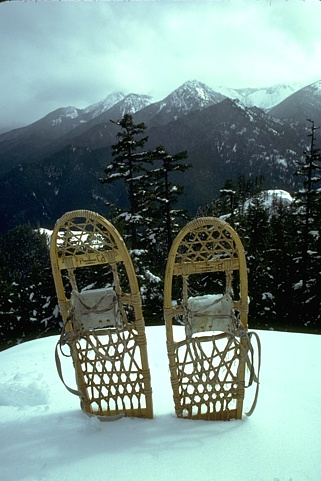
%> input picture lab4_segmentation/images/2018.jpg, 321 x 481 px
$ octave untitled3.m   (GNU Octave 9; MATLAB toolbox functions it lacks are replaced by stand-ins)
%> lines starting %> are read from the running program, lines starting %| are printed output that depends on the picture; in (x1, y1, x2, y2) boxes, pixels count from 0 and x2, y2 are one past the last pixel; in counts of white or black regions, pixels touching at a corner belong together; the program's own positions count from 1
%> further down, im is the input picture: size 481x321x3 uint8; mean R, G, B 116.7, 137.9, 133.6
### lab4_segmentation/images/rgb2lab.m
function [L,a,b] = rgb2lab(R,G,B)
% function [L, a, b] = RGB2Lab(R, G, B)
% RGB2Lab takes matrices corresponding to Red, Green, and Blue, and
% transforms them into CIELab. This transform is based on ITU-R
% Recommendation BT.709 using the D65 white point reference.
% The error in transforming RGB -> Lab -> RGB is approximately
% 10^-5. RGB values can be either between 0 and 1 or between 0 and 255.
% By Mark Ruzon from C code by Yossi Rubner, 23 September 1997.
% Updated for MATLAB 5 28 January 1998.

if (nargin == 1)
 B = double(R(:,:,3));
 G = double(R(:,:,2));
 R = double(R(:,:,1));
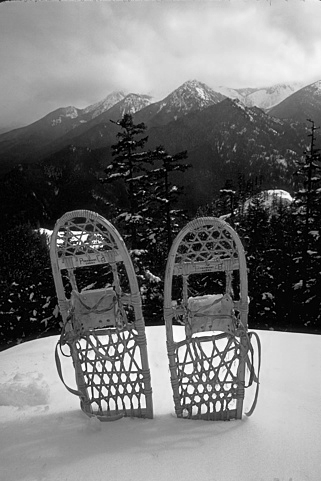
%> R: size 481x321 double; min 0, max 255, mean 116.7
end

if ((max(max(R)) > 1.0) | (max(max(G)) > 1.0) | (max(max(B)) > 1.0))
 R = R/255;
 G = G/255;
 B = B/255;
end

[M, N] = size(R);
%> M = 481; N = 321
s = M*N;
%> s = 154401

% Set a threshold
T = 0.008856;

RGB = [reshape(R,1,s); reshape(G,1,s); reshape(B,1,s)];

% RGB to XYZ
MAT = [0.412453 0.357580 0.180423;
 0.212671 0.715160 0.072169;
 0.019334 0.119193 0.950227];
XYZ = MAT * double(RGB);

X = XYZ(1,:) / 0.950456;
Y = XYZ(2,:);
Z = XYZ(3,:) / 1.088754;

XT = X > T;
%> XT = 154401 logical values, 151966 true
YT = Y > T;
%> YT = 154401 logical values, 152847 true
ZT = Z > T;
%> ZT = 154401 logical values, 150563 true

fX = XT .* X.^(1/3) + (~XT) .* (7.787 .* X + 16/116);

% Compute L
Y3 = Y.^(1/3);
fY = YT .* Y3 + (~YT) .* (7.787 .* Y + 16/116);
L = YT .* (116 * Y3 - 16.0) + (~YT) .* (903.3 * Y);

fZ = ZT .* Z.^(1/3) + (~ZT) .* (7.787 .* Z + 16/116);

% Compute a and b
a = 500 * (fX - fY);
b = 200 * (fY - fZ);

L = reshape(L, M, N);
a = reshape(a, M, N);
b = reshape(b, M, N);

if ((nargout == 1) | (nargout == 0))
 L = cat(3,L,a,b);
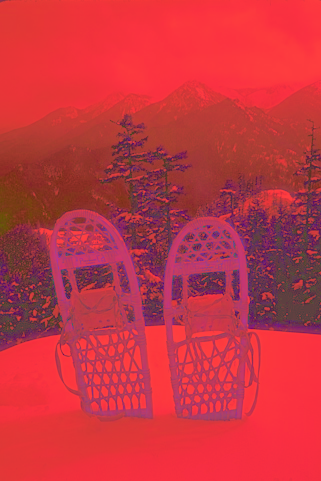
%> L: size 481x321x3 double; mean R, G, B 70, -5.8, 0.7; drawn with min black and max white
end

### lab4_segmentation/images/untitled3.m
%clear all; close all; clc
im = imread('2018.jpg');
%Im=rgb2gray(im);
Im=rgb2lab(im);
Im=Im(:,:,1);
%gradiente
hy = fspecial('sobel');
hx = hy';
Iy = imfilter(double(Im), hy, 'replicate');
Ix = imfilter(double(Im), hx, 'replicate');
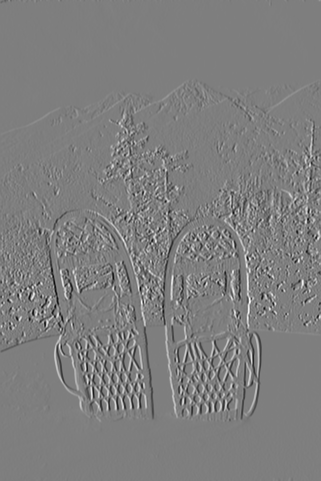
%> Ix: size 481x321 double; min -307.1, max 310.5, mean -0.1; drawn with min black and max white
grad = sqrt(Ix.^2 + Iy.^2);

% watersheds

for h = 30
grad=round(grad);
marker = imextendedmin(grad, h);
new_grad = imimposemin(grad, marker);
ws = watershed(new_grad);
OO=label2rgb(ws(:,:,1),'jet','w','shuffle');

%
figure;
imshow(OO);

end
%> this loop made 1 pass
%> pass 1, `marker = imextendedmin(grad, h);`:
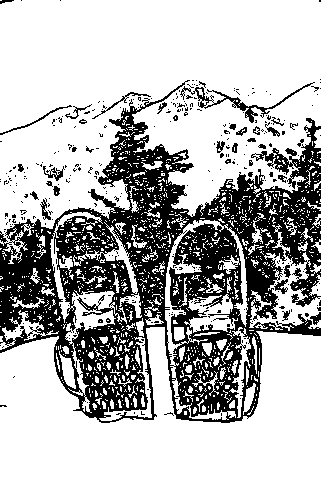
%> marker: size 481x321 logical; 70.2% white; 331 black regions (296 under 20 px), largest, box (x1, y1, x2, y2) and area: (0, 80, 321, 423) 42677, (180, 82, 315, 123) 665, (0, 105, 72, 135) 144
%> pass 1, `new_grad = imimposemin(grad, marker);`:
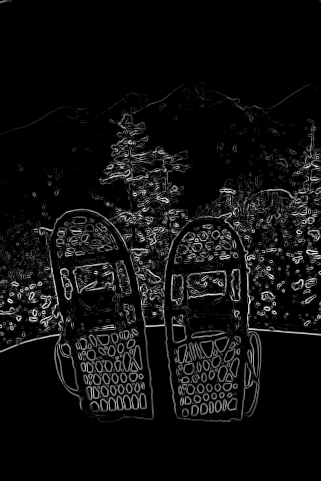
%> new_grad: size 481x321 double; 70.19% of the values are NaN or infinite; the others: min 31.32, max 322.3, mean 91.05; drawn with min black, max white, NaN and infinite black
%> pass 1, `ws = watershed(new_grad);`:
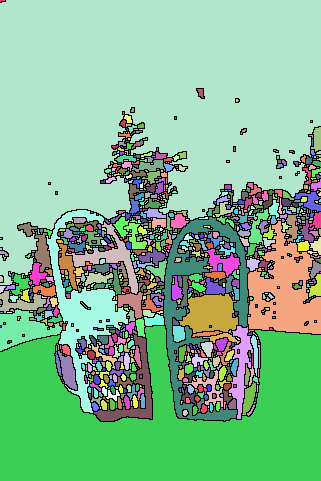
%> ws: size 481x321 uint16; 1168 distinct labels, from 0 to 1167; one colour per label, 0 black
%%
Im_rgb = imread('2018.jpg');
%if strcmpi(feature_space, 'rgb')==1
       Im=rgb2gray(Im_rgb);

 % [7 lines of commented-out code are left out]
    Im1 = impyramid(Im, 'reduce');
    Im1 = impyramid(Im1, 'reduce');
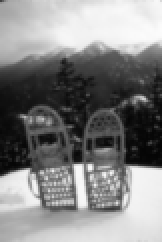
%> Im1: size 121x81 uint8 (shown 2 times larger); min 5, max 252, mean 131.5

    disx=pdist(Im1,'cityblock');
%> disx = 7260 values, max 16411 at index 1933, min 0 at index 14, mean 3768.1
    Y1=squareform(disx);
    disy=pdist(Im1','cityblock');
%> disy = 3240 values, max 3481 at index 985, min 40 at index 81, mean 1544
    Y2=squareform(disy);

    hiecx=linkage(disx,'average');
%> hiecx = 120 rows, first 12: [83 121 0; 82 120 0; 81 119 0; 80 118 0; 79 117 0; 78 116 0; 77 115 0; 76 114 0; 75 113 0; 74 112 0; 73 111 0; 72 110 0]
    hiecy=linkage(disy,'average');
%> hiecy = 80 rows, first 12: [2 3 40; 4 82 56.5; 7 8 66; 5 6 81; 1 83 81.33; 66 67 86; 9 84 108; 11 12 111; 85 88 129.3; 65 87 135; 86 90 152.9; 68 91 155]
    Clus=cluster(hiecx,'maxclust',30);
%> Clus = 121 values, max 30 at index 24, min 1 at index 32, mean 15.78
    Clus1=cluster(hiecy,'maxclust',30);
%> Clus1 = 81 values, max 30 at index 17, min 1 at index 20, mean 17.59
    %matrix_out = reshape(Clus,x,y);
    Im2 = impyramid(Clus, 'expand');
%> Im2 = 241 values, max 21.94 at index 47, min 2.25 at index 64, mean 11.81
    matrix_out = impyramid(Im2, 'expand');
%> matrix_out = 481 values, max 16.38 at index 92, min 1.89 at index 127, mean 8.85

$ run again, with lab4_segmentation/images/2092.jpg copied over lab4_segmentation/images/2018.jpg
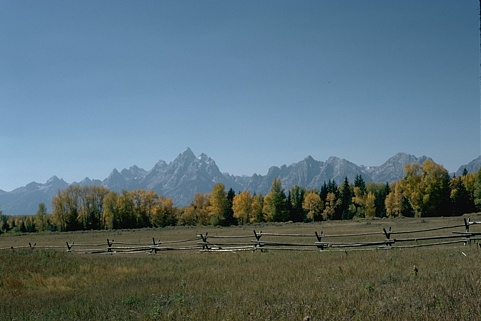
%> input picture lab4_segmentation/images/2092.jpg, 481 x 321 px
%> im is the input picture: size 321x481x3 uint8; mean R, G, B 91, 111.4, 118.9
%> XT = 154401 logical values, 154076 true
%> YT = 154401 logical values, 154191 true
%> ZT = 154401 logical values, 153385 true
%> the loop `for h = 30` made 1 pass
%> pass 1, `marker = imextendedmin(grad, h);`:
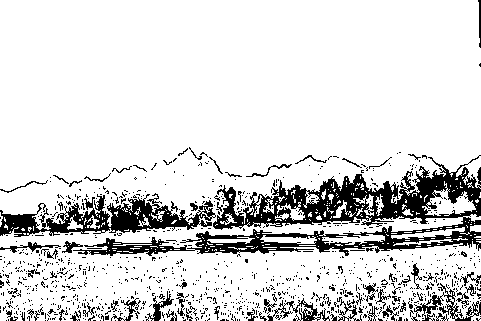
%> marker: size 321x481 logical; 85.3% white; 993 black regions (924 under 20 px), largest, box (x1, y1, x2, y2) and area: (73, 155, 481, 256) 11486, (0, 193, 216, 237) 3801, (411, 283, 481, 321) 668
%> `Im1 = impyramid(Im, 'reduce');`:
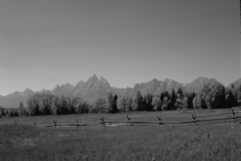
%> Im1: size 161x241 uint8; min 9, max 189, mean 106.1
%> disx = 3240 values, max 13318 at index 2353, min 0 at index 1, mean 4055.5
%> disy = 7260 values, max 2888 at index 357, min 24 at index 4846, mean 972.3
%> hiecx = 80 rows, first 12: [5 42 0; 10 41 0; 13 40 0; 17 39 0; 29 38 0; 35 37 0; 34 36 0; 33 87 0; 32 88 0; 31 89 0; 30 90 0; 28 91 0]
%> hiecy = 120 rows, first 12: [52 53 24; 20 21 28; 54 122 30; 25 26 30; 24 27 31; 125 126 35; 34 35 38; 30 31 38; 59 60 41; 9 10 41; 71 72 43; 36 128 44.5]
%> Clus = 81 values, max 30 at index 44, min 1 at index 49, mean 22.16
%> Clus1 = 121 values, max 30 at index 110, min 1 at index 7, mean 12.79
%> Im2 = 161 values, max 21.75 at index 2, min 1.88 at index 98, mean 16.61
%> matrix_out = 321 values, max 16.31 at index 4, min 1.63 at index 195, mean 12.46

$ run again, with lab4_segmentation/images/292066.jpg copied over lab4_segmentation/images/2018.jpg
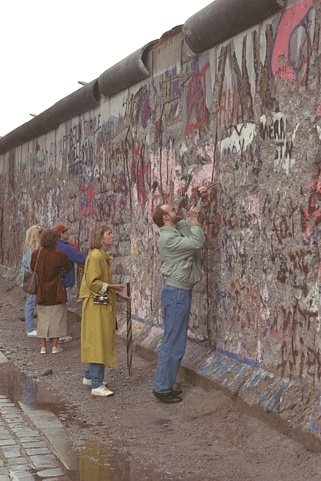
%> input picture lab4_segmentation/images/292066.jpg, 321 x 481 px
%> im is the input picture: size 481x321x3 uint8; mean R, G, B 138.3, 123.8, 118
%> XT = 154401 logical values, 154401 true
%> `Im1 = impyramid(Im1, 'reduce');`:
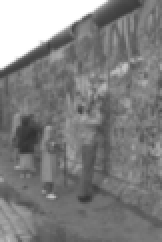
%> Im1: size 121x81 uint8 (shown 2 times larger); min 48, max 255, mean 127.8
%> disx = 7260 values, max 8579 at index 73, min 74 at index 6481, mean 2535
%> disy = 3240 values, max 6528 at index 51, min 198 at index 2916, mean 2827.7
%> hiecx = 120 rows, first 12: [82 83 74; 110 111 110; 81 122 117.5; 116 117 127; 106 107 130; 74 75 132; 112 113 133; 103 123 141.5; 76 77 148; 109 129 148.7; 66 67 154; 104 105 155]
%> hiecy = 80 rows, first 12: [56 57 198; 62 63 200; 21 22 225; 55 75 241; 34 35 249; 19 20 252; 4 5 275; 1 2 285; 30 31 290; 23 84 312; 69 70 316; 74 85 320.5]
%> Clus = 121 values, max 30 at index 31, min 1 at index 1, mean 15.2
%> Clus1 = 81 values, max 30 at index 15, min 1 at index 50, mean 14.63
%> Im2 = 241 values, max 22.12 at index 60, min 0.656 at index 1, mean 11.42
%> matrix_out = 481 values, max 16.42 at index 118, min 0.439 at index 1, mean 8.58
